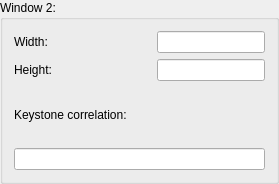
                <widget class="QGroupBox" name="groupBox_2">
                 <property name="sizePolicy">
                  <sizepolicy hsizetype="MinimumExpanding" vsizetype="MinimumExpanding">
                   <horstretch>0</horstretch>
                   <verstretch>0</verstretch>
                  </sizepolicy>
                 </property>
                 <property name="minimumSize">
                  <size>
                   <width>279</width>
                   <height>184</height>
                  </size>
                 </property>
                 <property name="title">
                  <string>Window 2:</string>
                 </property>
                 <layout class="QHBoxLayout" name="horizontalLayout_27">
                  <item>
                   <layout class="QVBoxLayout" name="verticalLayout_4">
                    <property name="sizeConstraint">
                     <enum>QLayout::SetMinAndMaxSize</enum>
                    </property>
                    <item>
                     <layout class="QHBoxLayout" name="horizontalLayout_6">
                      <item>
                       <widget class="QLabel" name="label_8">
                        <property name="text">
                         <string>Width:  </string>
                        </property>
                        <property name="buddy">
                         <cstring>width1</cstring>
                        </property>
                       </widget>
                      </item>
                      <item>
                       <spacer name="horizontalSpacer_6">
                        <property name="orientation">
                         <enum>Qt::Horizontal</enum>
                        </property>
                        <property name="sizeHint" stdset="0">
                         <size>
                          <width>18</width>
                          <height>20</height>
                         </size>
                        </property>
                       </spacer>
                      </item>
                      <item>
                       <widget class="QLineEdit" name="width2"/>
                      </item>
                     </layout>
                    </item>
                    <item>
                     <layout class="QHBoxLayout" name="horizontalLayout_7">
                      <item>
                       <widget class="QLabel" name="label_9">
                        <property name="text">
                         <string>Height:</string>
                        </property>
                        <property name="buddy">
                         <cstring>height1</cstring>
                        </property>
                       </widget>
                      </item>
                      <item>
                       <spacer name="horizontalSpacer_7">
                        <property name="orientation">
                         <enum>Qt::Horizontal</enum>
                        </property>
                        <property name="sizeHint" stdset="0">
                         <size>
                          <width>18</width>
                          <height>20</height>
                         </size>
                        </property>
                       </spacer>
                      </item>
                      <item>
                       <widget class="QLineEdit" name="height2">
                        <property name="text">
                         <string/>
                        </property>
                       </widget>
                      </item>
                     </layout>
                    </item>
                    <item>
                     <widget class="QLabel" name="label_10">
                      <property name="text">
                       <string>Keystone correlation:</string>
                      </property>
                      <property name="buddy">
                       <cstring>keystone1</cstring>
                      </property>
                     </widget>
                    </item>
                    <item>
                     <widget class="QLineEdit" name="keystone2"/>
                    </item>
                   </layout>
                  </item>
                 </layout>
                </widget>
